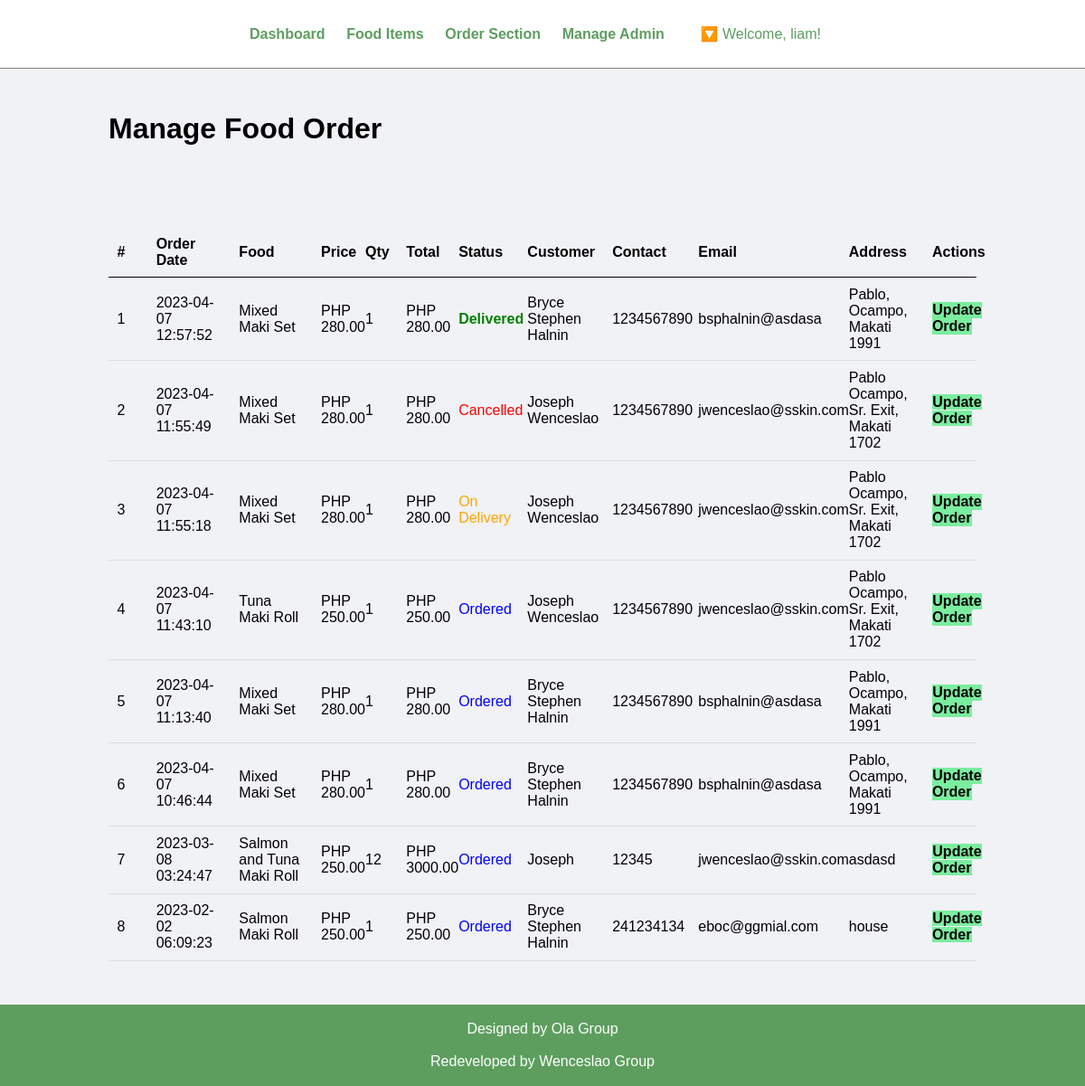
/admin/manage-order.php (signed in), run on the app's committed database.
### tables this page shows
CREATE TABLE `tbl_order` (
  `order_id` int(10) UNSIGNED NOT NULL,
  `order_food` varchar(150) NOT NULL,
  `order_price` decimal(10,2) NOT NULL,
  `order_qty` int(11) NOT NULL,
  `order_total` decimal(10,2) NOT NULL,
  `order_date` datetime NOT NULL,
  `order_status` varchar(50) NOT NULL,
  `order_custfname` varchar(255) NOT NULL,
  `order_custlname` varchar(255) NOT NULL,
  `customer_contact` varchar(20) NOT NULL,
  `customer_email` varchar(150) NOT NULL,
  `customer_address` varchar(255) NOT NULL
);

### admin/manage-order.php (the view, shortened to what this page needs)
<?php include('partials/menu.php');
?>
<div class="main-content">
    <div class="wrapper">
        <h1>Manage Food Order</h1>
                <br /><br /><br />
                <br><br>
                <table class="tbl-full">
                    <tr>
                        <th width="5%">#</th>
                        <th width="10%">Order Date</th>
                        <th width="10%">Food</th>
                        <th width="5%">Price</th>
                        <th width="5%">Qty</th>
                        <th width="6%">Total</th>
                        <th width="8%">Status</th>
                        <th width="10%">Customer</th>
                        <th width="10%">Contact</th>
                        <th width="15%">Email</th>
                        <th width="10%">Address</th>
                        <th>Actions</th>
                    </tr>
                    <?php
                        $sql = "SELECT * FROM tbl_order ORDER BY order_id DESC";
                        $res = mysqli_query($db, $sql);
                        $count = mysqli_num_rows($res);
                        $sn = 1;
                        if($count>0)
                        {
                            while($row=mysqli_fetch_assoc($res))
                            {
                                $id = $row['order_id'];
                                $food = $row['order_food'];
                                $price = $row['order_price'];
                                $qty = $row['order_qty'];
                                $total = $row['order_total'];
                                $order_date = $row['order_date'];
                                $status = $row['order_status'];
                                $customer_name = $row['order_custfname'] ." ". $row['order_custlname'];
                                $customer_contact = $row['customer_contact'];
                                $customer_email = $row['customer_email'];
                                $customer_address = $row['customer_address'];
                                ?>
                                    <tr>
                                        <td><?php echo $sn++; ?> </td>
                                        <td><?php echo $order_date; ?></td>
                                        <td><?php echo $food; ?></td>
                                        <td><?php echo 'PHP '.$price; ?></td>
                                        <td><?php echo $qty; ?></td>
                                        <td><?php echo 'PHP '.$total; ?></td>
                                        <td>
                                            <?php
                                                if($status=="Ordered")
                                                {
                                                    echo "<label style='color: blue;'>$status</label>";
                                                }
                                                elseif($status=="On Delivery")
                                                {
                                                    echo "<label style='color: orange;'>$status</label>";
                                                }
                                                elseif($status=="Delivered")
                                                {
                                                    echo "<label style='color: green;'><b>$status</b></label>";
                                                }
                                                elseif($status=="Cancelled")
                                                {
                                                    echo "<label style='color: red;'>$status</label>";
                                                }
                                            ?>
                                        </td>
                                        <td><?php echo $customer_name; ?></td>
                                        <td><?php echo $customer_contact; ?></td>
                                        <td><?php echo $customer_email; ?></td>
                                        <td><?php echo $customer_address; ?></td>
                                        <td>
                                            <a href="<?php echo SITEURL; ?>admin/update-order.php?id=<?php echo $id; ?>" class="btn-secondary">Update Order</a>
                                        </td>
                                    </tr>
                                <?php
                            }
                        }
                        else
                        {
                            echo "<tr><td colspan='12' class='error'>Orders not Available</td></tr>";
                        }
                    ?>
                </table>
    </div>
</div>
<?php include('partials/footer.php'); ?>

### css/admin.css (style rules this page uses)
* { margin: 0; padding: 0; font-family: Arial, Helvetica, sans-serif; }
.wrapper { padding: 1%; width: 80%; margin: 0 auto; }
.tbl-full { width: 100%; }
table { border-collapse: collapse; width: 100%; }
th, td { padding: 8px; text-align: left; border-bottom: 1px solid #ddd; }
table tr th { border-bottom: 1px solid black; padding: 1%; text-align: left; }
table tr td { padding: 1%; }
.btn-secondary { background-color: #7bed9f; padding: 1%; color: black; text-decoration: none; font-weight: bold; }
.main-content { background-color: #f1f2f6; padding: 3% 0; }

### data on the page
tbl_order: order_date "2023-04-07 12:57:52", order_food "Mixed Maki Set", order_price "280.00", order_qty "1", order_total "280.00", order_status "Delivered", customer_name "Bryce Stephen Halnin", customer_contact "1234567890", customer_email "bsphalnin@asdasa", customer_address "Pablo, Ocampo, Makati 1991"
tbl_order: order_date "2023-04-07 11:55:49", order_food "Mixed Maki Set", order_price "280.00", order_qty "1", order_total "280.00", order_status "Cancelled", customer_name "Joseph Wenceslao", customer_contact "1234567890", customer_email "jwenceslao@sskin.com", customer_address "Pablo Ocampo, Sr. Exit, Makati 1702"
tbl_order: order_date "2023-04-07 11:55:18", order_food "Mixed Maki Set", order_price "280.00", order_qty "1", order_total "280.00", order_status "On Delivery", customer_name "Joseph Wenceslao", customer_contact "1234567890", customer_email "jwenceslao@sskin.com", customer_address "Pablo Ocampo, Sr. Exit, Makati 1702"
tbl_order: order_date "2023-04-07 11:43:10", order_food "Tuna Maki Roll", order_price "250.00", order_qty "1", order_total "250.00", order_status "Ordered", customer_name "Joseph Wenceslao", customer_contact "1234567890", customer_email "jwenceslao@sskin.com", customer_address "Pablo Ocampo, Sr. Exit, Makati 1702"
tbl_order: order_date "2023-04-07 11:13:40", order_food "Mixed Maki Set", order_price "280.00", order_qty "1", order_total "280.00", order_status "Ordered", customer_name "Bryce Stephen Halnin", customer_contact "1234567890", customer_email "bsphalnin@asdasa", customer_address "Pablo, Ocampo, Makati 1991"
tbl_order: order_date "2023-04-07 10:46:44", order_food "Mixed Maki Set", order_price "280.00", order_qty "1", order_total "280.00", order_status "Ordered", customer_name "Bryce Stephen Halnin", customer_contact "1234567890", customer_email "bsphalnin@asdasa", customer_address "Pablo, Ocampo, Makati 1991"
tbl_order: order_date "2023-03-08 03:24:47", order_food "Salmon and Tuna Maki Roll", order_price "250.00", order_qty "12", order_total "3000.00", order_status "Ordered", customer_name "Joseph", customer_contact "12345", customer_email "jwenceslao@sskin.com", customer_address "asdasd"
tbl_order: order_date "2023-02-02 06:09:23", order_food "Salmon Maki Roll", order_price "250.00", order_qty "1", order_total "250.00", order_status "Ordered", customer_name "Bryce Stephen Halnin", customer_contact "241234134", customer_email "eboc@ggmial.com", customer_address "house"

### other printed values
$_SESSION['username'] "liam"
